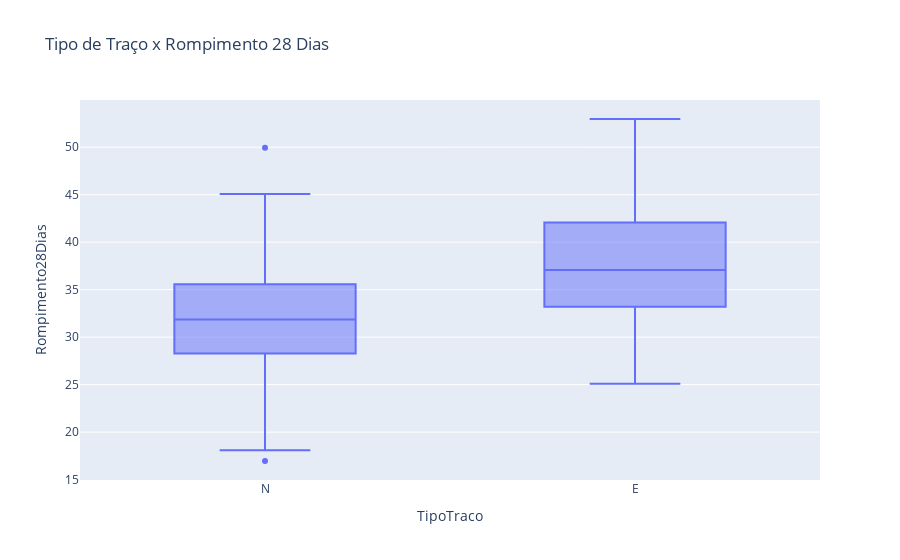

The notebook cell saved with this chart:
### Code cell
fig = px.box(dados_aglomerante, x="TipoTraco", y="Rompimento28Dias", title='Tipo de Traço x Rompimento 28 Dias')
fig.show()

### Figure 1 — Plotly figure (JSON) as saved in the notebook; plotly's stock layout.template omitted (floating-point values rounded to 4 significant figures; data arrays with more than 128 entries replaced by an {"elided": "..."} marker saying what was removed)
{"data": [{"alignmentgroup": "True", "hovertemplate": "TipoTraco=%{x}<br>Rompimento28Dias=%{y}<extra></extra>", "legendgroup": "", "marker": {"color": "#636efa"}, "name": "", "notched": false, "offsetgroup": "", "orientation": "v", "showlegend": false, "type": "box", "x": {"elided": "466 str values"}, "x0": " ", "xaxis": "x", "y": {"elided": "466 float values"}, "y0": " ", "yaxis": "y"}], "layout": {"boxmode": "group", "legend": {"tracegroupgap": 0}, "title": {"text": "Tipo de Traço x Rompimento 28 Dias"}, "xaxis": {"anchor": "y", "domain": [0, 1], "title": {"text": "TipoTraco"}}, "yaxis": {"anchor": "x", "domain": [0, 1], "title": {"text": "Rompimento28Dias"}}}}
